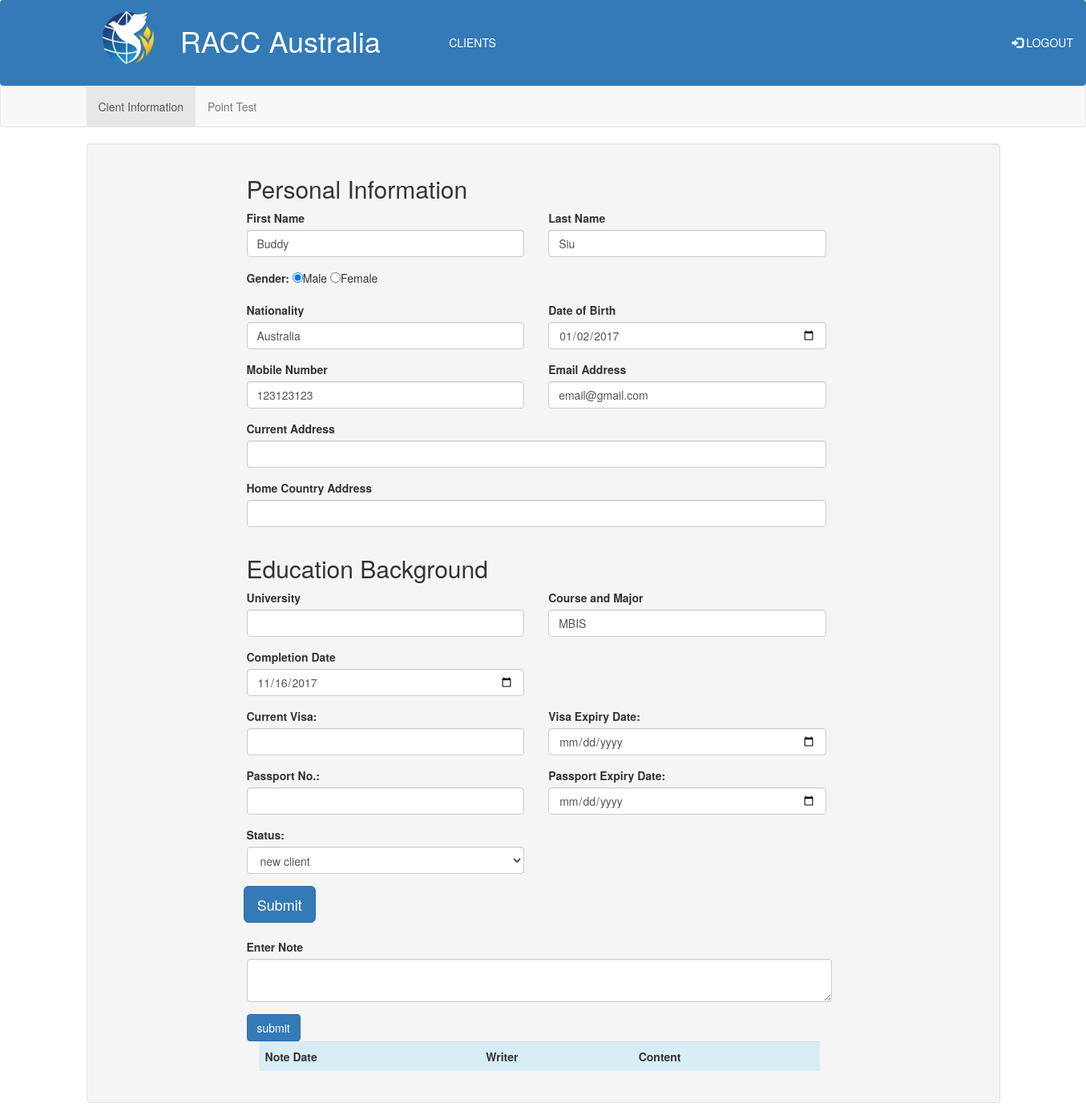
Page /editAppt.php?user=1 (signed in) on the earlier database version.
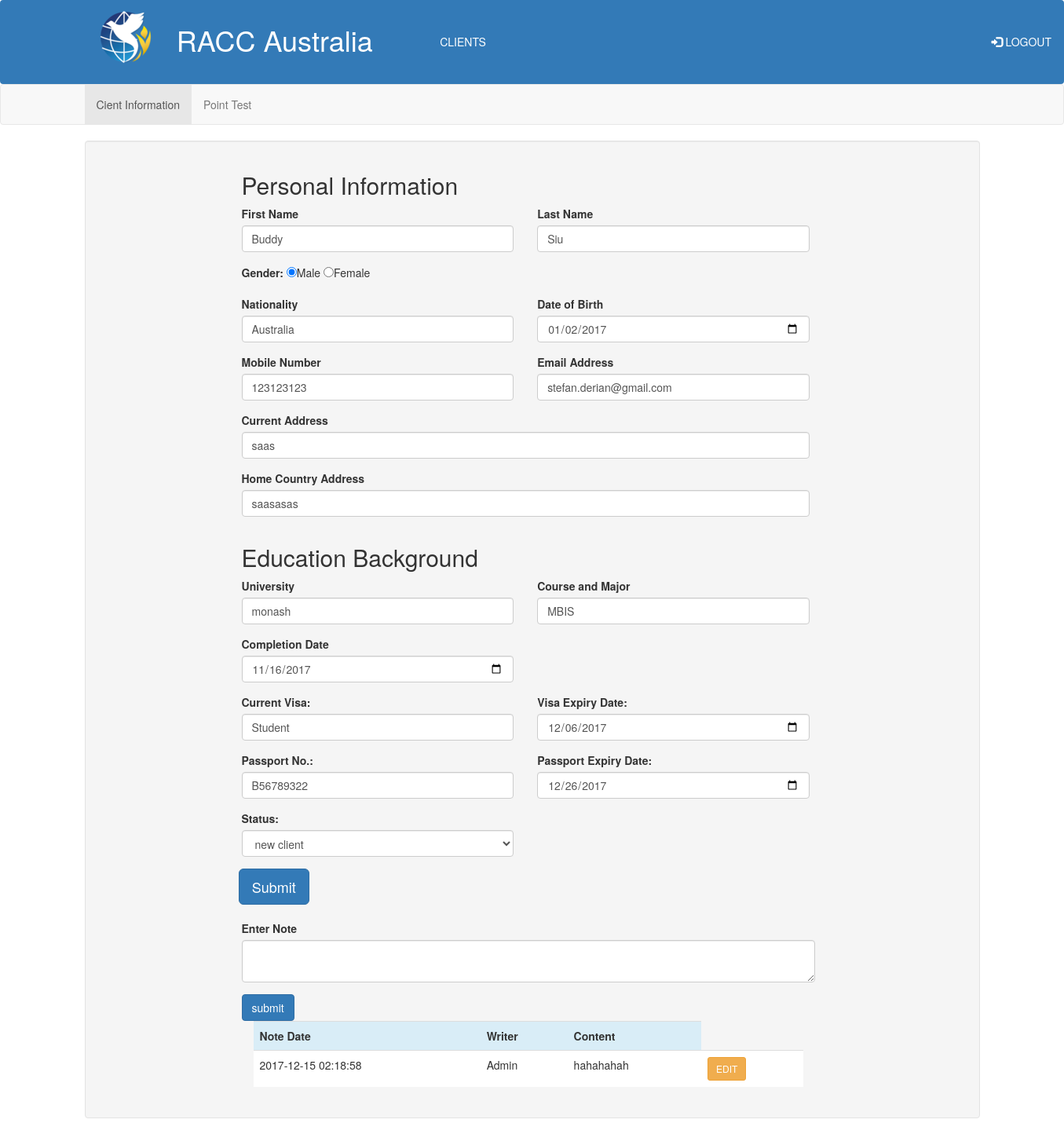
Same page on the later database version.
### tables this page shows
CREATE TABLE `contact` (
  `ID` int(11) NOT NULL,
  `UserID` int(11) NOT NULL,
  `Content` text NOT NULL,
  `Time` datetime NOT NULL DEFAULT CURRENT_TIMESTAMP,
  `writer` int(11) NOT NULL
);

CREATE TABLE `account` (
  `UserID` int(11) NOT NULL,
  `DisplayName` varchar(45) NOT NULL,
  `UserName` varchar(45) NOT NULL,
  `Password` varchar(45) NOT NULL,
  `UserType` varchar(255) NOT NULL,
  `Created` timestamp NOT NULL DEFAULT CURRENT_TIMESTAMP,
  `language` varchar(30) NOT NULL
);

### editAppt-backend.php (called while the page is built, shortened)
<?php
$action = htmlspecialchars($_SERVER["PHP_SELF"]);
$email = "";
$uni = "";
$visa = "";
$vexpiry = "";
$passport= "";
$pexpiry = "";
$caddress = "";
$haddress = "";
if(isset($_SESSION['userID'])){
	if(isset($_GET['user'])){
		$id = $_GET['user'];
		$action .= "?user=$id";
	}
}
?>

### notes-backend.php (called while the page is built, shortened)
<?php
class Note{
	function __construct($id){
		$this->id = $id;
		$this->notes = $this->fetch_notes($GLOBALS['mysqli'], $this->id);
	}
	function fetch_notes($mysqli, $id){
		$notes = array();
		$query = "SELECT * FROM contact JOIN account ON
		account.UserID = contact.writer
		WHERE contact.UserID = $id
		ORDER BY contact.time DESC
		";
		if ($result = $mysqli->query($query)) {
			while ($row = $result->fetch_assoc()) {
				$note = array(
					"ID" => $row["ID"],
					"content" => $row["Content"],
					"time" => $row["Time"],
					"UserName" => $row["UserName"],
					"DisplayName" => $row["DisplayName"],
				);
				array_push($notes, $note);
			}
		}
		return $notes;
	}
	public function displayNotes(){
		include ('notes.php');
	}
}
?>

### notes.php (the view, shortened to what the changed rows need)
<div class = "container-fluid center notes-list">
	<table cellpadding="5" class="table table-hove note-table">
		<tr class = "info">
			<th> Note Date </th>
			<th> Writer </th>
			<th> Content </th>
		</tr>
		<?php foreach ($this->notes as $note) { ?>
		<tr class ="a-note">
			<td><?php echo $note['time']?></td>
			<td><?php echo $note['DisplayName']?></td>
			<td class ="note-content"><?php echo $note['content'] ;?></td>
			<td><a class = "btn btn-sm btn-warning edit-note" data-toggle="modal" data-target="#noteModal" data-content = "<?php echo $note['content'] ; ?>"
				data-id = "<?php echo $note['ID'] ; ?>" data-user = "<?php echo $_GET['user'] ; ?>" data-writer = "<?php echo $_SESSION['userID'] ; ?>"
				>
				EDIT
			</a></td>
		</tr>
	</div>
	<?php }   ?>
</table>
</div>

### editAppt.php (shortened to what the changed rows need)
<?php
include ('editAppt-backend.php');
include ('header.php');
include ('editDate-backend.php');
include_once('notes-backend.php');
?>
<div class="container">
    <div class="col-lg-12 well">
        <div class="row">
            <form method="post" name="form" action="<?php echo $action;?>">
                <div class="<?php echo isset($_GET['user'])?'col-md-12': 'col-md-12';?>"  style="width:100%; margin-left: 180px; margin-right: auto;">
                    <h2 class="title2">Personal Information</h2>
                            <div class="row">
                                <div class="col-sm-4 form-group">
                                    <label>Email Address</label>
                                    <input type="text"id="email" name="email" maxlength="255" value = "<?php echo isset($email)?$email:"";  ?>" class="form-control">
                                </div>
                            </div>
                            <div class = "row">
                                <div class="col-sm-8 form-group">
                                    <label>Current Address</label>
                                    <input type="text" class="form-control" id="caddress" name="caddress" maxlength="255" value = "<?php echo isset($caddress)?$caddress:"";  ?>">
                                </div>
                            </div>
                            <div class = "row">
                                <div class="col-sm-8 form-group">
                                    <label>Home Country Address</label>
                                    <input type="text" class="form-control" id="haddress" name="haddress" maxlength="255" value = "<?php echo isset($haddress)?$haddress:"";  ?>">
                                </div>
                            </div>
                            <h2 class="title2">Education Background</h2>
                            <div class = "row">
                               <div class="col-sm-4 form-group">
                                <label>University</label>
                                <input type="text" class="form-control" id="uni" name="uni" maxlength="255" value = "<?php echo isset($uni)?$uni:"";  ?>">
                            </div>
                        </div>
                        <?php if(isset($_SESSION['userID'])){?>
                        <div class = "row">
                           <div class="col-sm-4 form-group">
                            <label>Current Visa:</label>
                            <input class="form-control" type="text" id="visa" name="visa" maxlength="255" value = "<?php echo isset($visa)?$visa:"";  ?>"/>
                        </div>
                        <div class="col-sm-4 form-group">
                            <label>Visa Expiry Date:</label>
                            <input class="form-control" type="date" id="vexpiry" name="vexpiry" value = "<?php echo isset($vexpiry)?$vexpiry:"";  ?>"/>
                        </div>
                    </div>
                    <div class = "row">
                        <div class="col-sm-4 form-group">
                         <label>Passport No.:</label>
                         <input class="form-control" type="text" id="passport" name="passport" maxlength="255" value = "<?php echo isset($passport)?$passport:"";  ?>" />
                     </div>
                     <div class="col-sm-4 form-group">
                        <label>Passport Expiry Date:</label>
                        <input class="form-control" type="date" id="pexpiry" name="pexpiry" value = "<?php echo isset($pexpiry)?$pexpiry:"";  ?>" />
                    </div>
                </div>
                <?php } ?>
            </form>
        </div>
    </div>
<br>
    <div class = "row">
       <div class = "col-md-12" style="width: 760px; margin-left: 180px">
        <?php if(isset($_SESSION['userID']) && isset($_GET['user']) ){?>
        <?php
        $noter = new Note($_GET['user']);
        $noter->displayNotes();
        ?>
    </div>
</div>
<?php } ?>
</div>
</body>
</html>

Differences in the rows shown:
added contact: Time "2017-12-15 02:18:58", account.DisplayName "Admin", Content "hahahahah"
Other differences:
form field email: "email@gmail.com" → "stefan.derian@gmail.com"
form field caddress: (not shown) → "saas"
form field haddress: (not shown) → "saasasas"
form field uni: (not shown) → "monash"
form field visa: (not shown) → "Student"
form field vexpiry: (not shown) → "12/06/2017"
form field passport: (not shown) → "B56789322"
form field pexpiry: (not shown) → "12/26/2017"
